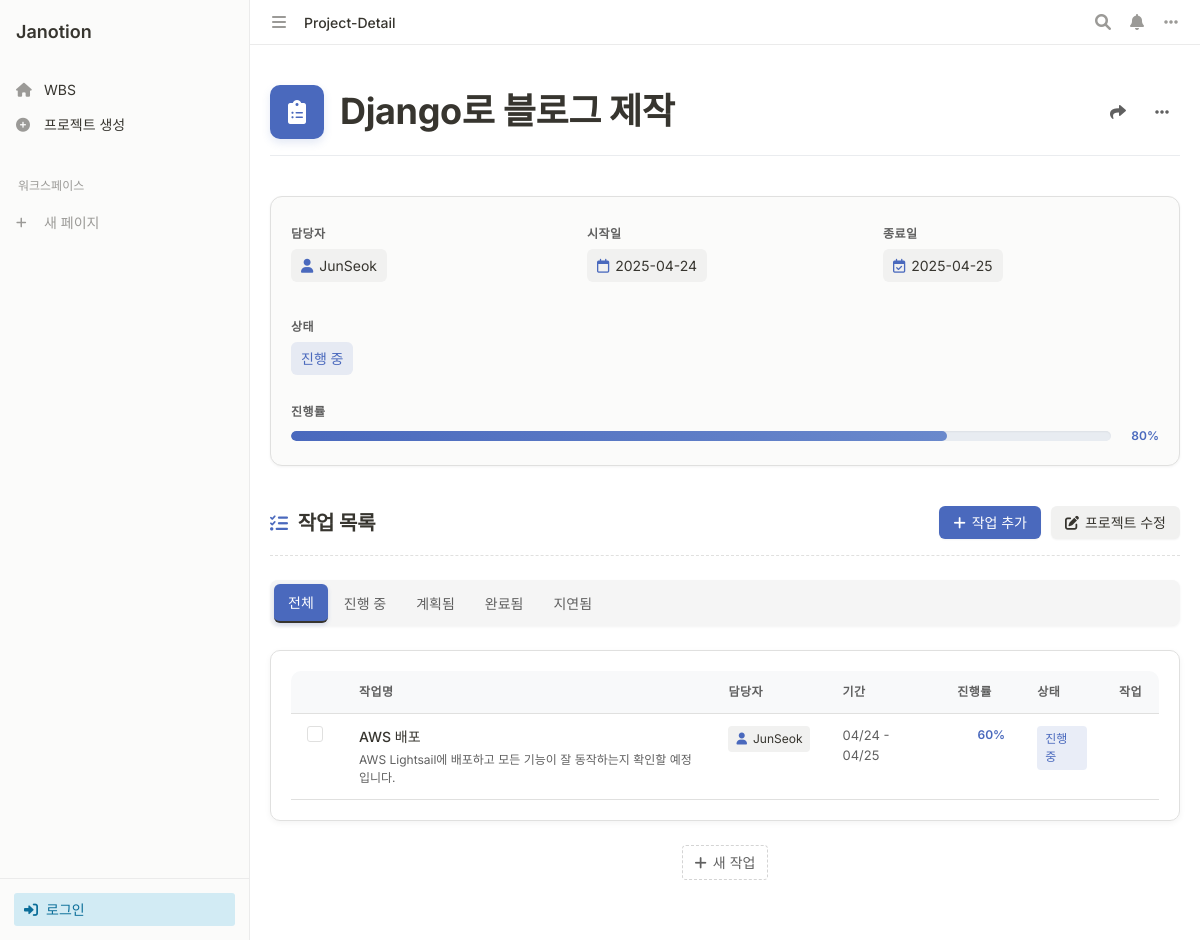
Screenshot of /project/2/ with the database file from the repository.
### dashboard/models.py (models this page shows, shortened)
class Project(models.Model):
    STATUS_CHOICES = [
        ('planned', '계획됨'),
        ('in_progress', '진행중'),
        ('delayed', '지연'),
        ('completed', '완료'),
    ]
    name = models.CharField(max_length=200, verbose_name='프로젝트명')
    manager = models.ForeignKey(User, on_delete=models.CASCADE, related_name='managed_projects', verbose_name='담당자')
    start_date = models.DateField(verbose_name='시작일')
    end_date = models.DateField(verbose_name='종료일')
    status = models.CharField(
        max_length=20,
        choices=STATUS_CHOICES,
        default='planned',
        verbose_name='상태'
    )
    progress = models.IntegerField(default=0, verbose_name='진행률')
    created_at = models.DateTimeField(auto_now_add=True, verbose_name='생성일')
    updated_at = models.DateTimeField(auto_now=True, verbose_name='수정일')
    class Meta:
        ordering = ['-created_at']
        verbose_name = '프로젝트'
        verbose_name_plural = '프로젝트'

class Task(models.Model):
    STATUS_CHOICES = (
        ('planned', '계획됨'),
        ('in_progress', '진행중'),
        ('completed', '완료'),
        ('delayed', '지연'),
    )
    project = models.ForeignKey(Project, on_delete=models.CASCADE, related_name='tasks', verbose_name='프로젝트')
    name = models.CharField(max_length=200, verbose_name='작업명')
    description = models.TextField(blank=True, null=True, verbose_name='설명')
    assignee = models.ForeignKey(User, on_delete=models.CASCADE, related_name='assigned_tasks', verbose_name='담당자')
    parent_task = models.ForeignKey('self', on_delete=models.CASCADE, null=True, blank=True, related_name='subtasks', verbose_name='상위 작업')
    task_order = models.PositiveIntegerField(default=0, verbose_name='작업 순서')
    start_date = models.DateField(verbose_name='시작일')
    end_date = models.DateField(verbose_name='종료일')
    progress = models.IntegerField(default=0, verbose_name='진행률(%)')
    status = models.CharField(max_length=20, choices=STATUS_CHOICES, default='planned', verbose_name='상태')
    created_at = models.DateTimeField(auto_now_add=True)
    updated_at = models.DateTimeField(auto_now=True)
    class Meta:
        verbose_name = '작업'
        verbose_name_plural = '작업'
        ordering = ['task_order']

### dashboard/views.py (the view)
# urls.py: path('project/<int:pk>/', views.ProjectDetailView.as_view(), name='project-detail'),
class ProjectDetailView(DetailView):
    model = Project
    template_name = 'dashboard/project_detail.html'
    context_object_name = 'project'
    def get_context_data(self, **kwargs):
        context = super().get_context_data(**kwargs)
        context['tasks'] = self.object.tasks.filter(parent_task__isnull=True)
        return context

### dashboard/templates/dashboard/project_detail.html (shortened to what this page needs)
{% extends 'base.html' %} {% block content %}
<div class="notion-detail-page">
  <div class="notion-page-header">
    <div class="page-icon">
      <i class="fas fa-clipboard-list"></i>
    </div>
    <h1 class="page-title">{{ project.name }}</h1>
    <div class="page-controls">
      <button class="page-control-btn" title="공유">
        <i class="fas fa-share"></i>
      </button>
      <button class="page-control-btn" title="더 보기">
        <i class="fas fa-ellipsis-h"></i>
      </button>
    </div>
  </div>
  <div class="notion-property-section">
    <div class="properties-grid">
      <div class="property-item">
        <div class="property-name">담당자</div>
        <div class="property-value">
          <div class="user-pill">
            <i class="fas fa-user"></i>
            <span>{{ project.manager }}</span>
          </div>
        </div>
      </div>
      <div class="property-item">
        <div class="property-name">시작일</div>
        <div class="property-value">
          <div class="date-pill">
            <i class="far fa-calendar"></i>
            <span>{{ project.start_date|date:"Y-m-d" }}</span>
          </div>
        </div>
      </div>
      <div class="property-item">
        <div class="property-name">종료일</div>
        <div class="property-value">
          <div class="date-pill">
            <i class="far fa-calendar-check"></i>
            <span>{{ project.end_date|date:"Y-m-d" }}</span>
          </div>
        </div>
      </div>
      <div class="property-item">
        <div class="property-name">상태</div>
        <div class="property-value">
          <div
            class="status-pill status-{{ project.status|default:'planned' }}"
          >
            <span>
              {% if project.status == 'completed' %}완료됨 {% elif project.status == 'in_progress' %}진행 중
              {% elif project.status == 'delayed' %}지연됨 {% else %}계획됨{% endif %}
            </span>
          </div>
        </div>
      </div>
      <div class="property-item full-width">
        <div class="property-name">진행률</div>
        <div class="property-value">
          <div class="progress-wrapper">
            <div class="progress-bar-outer">
              <div
                class="progress-bar-inner"
                style="width: {{ project.progress|default:0 }}%"
              ></div>
            </div>
            <span class="progress-text">{{ project.progress|default:0 }}%</span>
          </div>
        </div>
      </div>
    </div>
  </div>
  <div class="notion-toolbar">
    <div class="toolbar-left">
      <h2 class="section-title"><i class="fas fa-tasks"></i> 작업 목록</h2>
    </div>
    <div class="toolbar-right">
      <a
        href="{% url 'task-create' project.id %}"
        class="notion-button primary"
      >
        <i class="fas fa-plus"></i> 작업 추가
      </a>
      <a href="{% url 'project-update' project.id %}" class="notion-button">
        <i class="fas fa-edit"></i> 프로젝트 수정
      </a>
    </div>
  </div>
  <div class="notion-tabs">
    <button class="notion-tab active" data-filter="all">전체</button>
    <button class="notion-tab" data-filter="in_progress">진행 중</button>
    <button class="notion-tab" data-filter="planned">계획됨</button>
    <button class="notion-tab" data-filter="completed">완료됨</button>
    <button class="notion-tab" data-filter="delayed">지연됨</button>
  </div>
  <div class="notion-table-wrapper">
    <table class="notion-table">
      <thead>
        <tr>
          <th class="checkbox-column"></th>
          <th>작업명</th>
          <th>담당자</th>
          <th>기간</th>
          <th>진행률</th>
          <th>상태</th>
          <th>작업</th>
        </tr>
      </thead>
      <tbody>
        {% for task in tasks %}
        <tr
          class="notion-row"
          data-status="{{ task.status|default:'planned' }}"
        >
          <td>
            <div class="notion-checkbox">
              <label for="task-{{ task.id }}"></label>
            </div>
          </td>
          <td>
            <div class="task-name-cell">
              <span class="task-name">{{ task.name }}</span>
              {% if task.description %}
              <div class="task-description">
                {{ task.description|truncatewords:20 }}
              </div>
              {% endif %}
            </div>
          </td>
          <td>
            <div class="user-pill small">
              <i class="fas fa-user"></i>
              <span>{{ task.assignee }}</span>
            </div>
          </td>
          <td>
            <div class="date-range">
              {{ task.start_date|date:"m/d" }} - {{ task.end_date|date:"m/d" }}
            </div>
          </td>
          <td>
            <div class="progress-wrapper small">
              <span class="progress-text">{{ task.progress }}%</span>
            </div>
          </td>
          <td>
            <div
              class="status-pill status-{{ task.status|default:'planned' }} small"
            >
              {% if task.status == 'completed' %}완료 {% elif task.status == 'in_progress' %}진행 중 {% elif task.status == 'delayed' %}지연
              {% else %}계획됨{% endif %}
            </div>
          </td>
          <td>
          </td>
        </tr>
        {% endfor %}
      </tbody>
    </table>
  </div>
  <div class="notion-add-row-wrapper">
    <button
      class="notion-add-row"
      onclick="window.location.href='{% url 'task-create' project.id %}'"
    >
      <i class="fas fa-plus"></i> 새 작업
    </button>
  </div>
</div>
{% endblock %}

### templates/base.html (shortened to what this page needs)
<!DOCTYPE html>
<html lang="ko">
  <head>
    <link
      href="https://cdn.jsdelivr.net/npm/bootstrap@5.3.0-alpha1/dist/css/bootstrap.min.css"
      rel="stylesheet"
    />
    <link
      rel="stylesheet"
      href="https://cdnjs.cloudflare.com/ajax/libs/font-awesome/6.0.0/css/all.min.css"
    />
    <link rel="stylesheet" href="/static/css/style.css" />
    <link rel="stylesheet" href="https://cdn.jsdelivr.net/npm/frappe-gantt/dist/frappe-gantt.min.css" />
  </head>
  <body>
    <div class="notion-layout">
      <div class="notion-sidebar">
        <div class="sidebar-header">
          <a href="{% url 'dashboard' %}" class="sidebar-logo">Janotion</a>
        </div>
        <div class="sidebar-section">
          <div class="sidebar-link {% if request.path == '/' %}active{% endif %}">
            <a href="{% url 'dashboard' %}">
              <i class="fas fa-home"></i>
              <span>WBS</span>
            </a>
          </div>
          <div class="sidebar-link">
            <a href="{% url 'project-create' %}">
              <i class="fas fa-plus-circle"></i>
              <span>프로젝트 생성</span>
            </a>
          </div>
        </div>
        <div class="sidebar-section">
          <div class="sidebar-title">워크스페이스</div>
          <div class="sidebar-pages">
            <div class="add-page">
              <i class="fas fa-plus"></i>
              <span>새 페이지</span>
            </div>
          </div>
        </div>
        <div class="sidebar-footer">
          {% if user.is_authenticated %}
            <div class="user-info">
              <i class="fas fa-user-circle"></i>
              <span>{{ user.username }}</span>
            </div>
            <a href="{% url 'logout' %}" class="logout-link">
              <i class="fas fa-sign-out-alt"></i>
            </a>
          {% else %}
            <a href="{% url 'login' %}" class="login-link">
              <i class="fas fa-sign-in-alt"></i>
              <span>로그인</span>
            </a>
          {% endif %}
        </div>
      </div>
      <div class="notion-main">
        <div class="notion-topbar">
          <div class="topbar-left">
            <button class="menu-toggle">
              <i class="fas fa-bars"></i>
            </button>
            <div class="breadcrumb">
              <span>{% if request.path == '/' %}WBS{% else %}{{ request.resolver_match.url_name|title }}{% endif %}</span>
            </div>
          </div>
          <div class="topbar-right">
            <div class="topbar-actions">
              <button class="topbar-action">
                <i class="fas fa-search"></i>
              </button>
              <button class="topbar-action">
                <i class="fas fa-bell"></i>
              </button>
              <button class="topbar-action">
                <i class="fas fa-ellipsis-h"></i>
              </button>
            </div>
          </div>
        </div>
        <div class="notion-content">
          {% block content %}{% endblock %}
        </div>
      </div>
    </div>
  </body>
</html>

### templates/base.html (style rules this page uses)
:root { --notion-black: #37352f; --notion-gray: #9b9a97; --notion-light-gray: #e9e9e8; --notion-white: #ffffff; --notion-blue: #2381fe; --notion-bg: #ffffff; --notion-text: #37352f; }
html, body { font-family: 'Inter', -apple-system, BlinkMacSystemFont, "Segoe UI", Roboto, Helvetica, Arial, sans-serif; color: var(--notion-text); background-color: var(--notion-bg); line-height: 1.5; -webkit-font-smoothing: antialiased; -moz-osx-font-smoothing: grayscale; }
h1, h2, h3, h4, h5, h6 { font-family: 'Inter', -apple-system, BlinkMacSystemFont, "Segoe UI", Roboto, Arial, sans-serif; font-weight: 600; color: var(--notion-black); letter-spacing: -0.01em; }
p, li, td, th, input, textarea, select, button { font-size: 16px; line-height: 1.5; }

### rows the page displays
Project: name "Django로 블로그 제작", manager "JunSeok", start_date "2025-04-24", end_date "2025-04-25", progress "80"
Task: name "AWS 배포", description "AWS Lightsail에 배포하고 모든 기능이 잘 동작하는지 확인할 예정입니다.", assignee "JunSeok", start_date "04/24", end_date "04/25", progress "60", status "진행 중"

### other values shown
{{ request.resolver_match.url_name|title }} "Project-Detail"
